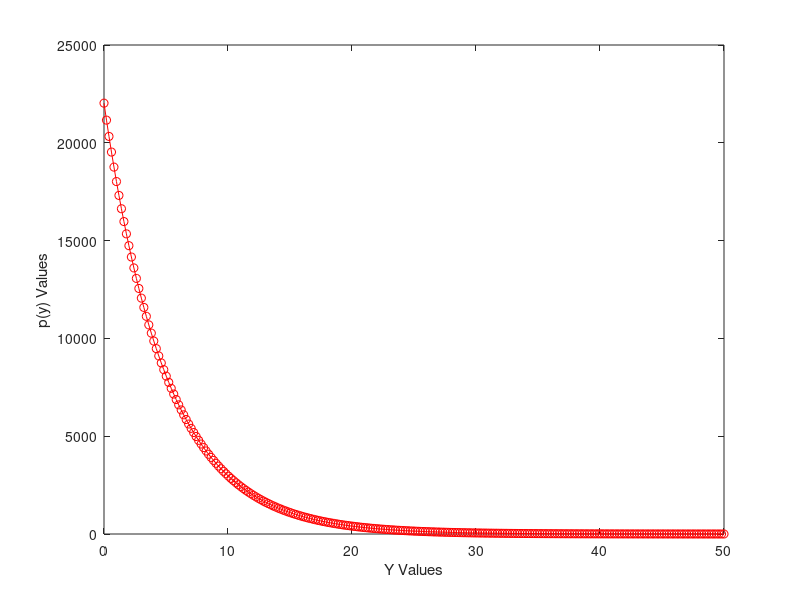

Write MATLAB code to recreate this figure.
%% plotlogistic.m
% Plots logistic function p(y) = 1/(1+e^((-y-y0)/a)
% Author: Len Pieroni
% No assistance

clear;
clc;

%% Parameters & Variables
yMin = 0;
yMax = 50;
Ny = 250;

y0 = 50;
a = 5;

y = linspace(yMin, yMax, Ny);

%% Function Generation
pY = exp((y-y0)/a).^-1;

%% Plotting
plot(y, pY, "r-o");
xlabel("Y Values");
ylabel("p(y) Values");